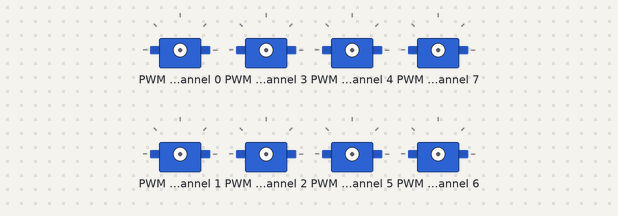
Simulated run of this program. Board: Raspberry Pi (BCM pin numbers). Parts: 8 × servo. Files the program writes start out absent; servo angles are drawn from the pulse width (0.5 ms = 0°, 2.5 ms = 180°).

Above: at 0.05 s.
At 0.85 s:
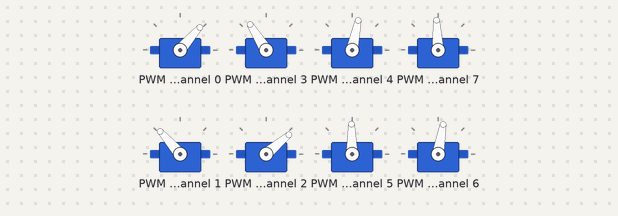
At 1.6 s:
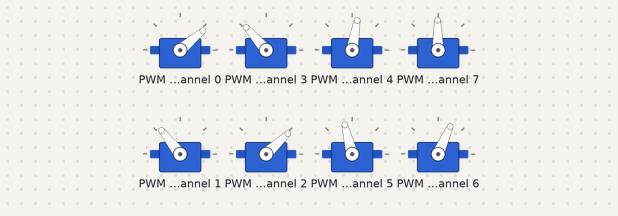
Timing chart, 0 to 3.7 s (numbered marks = the images above):
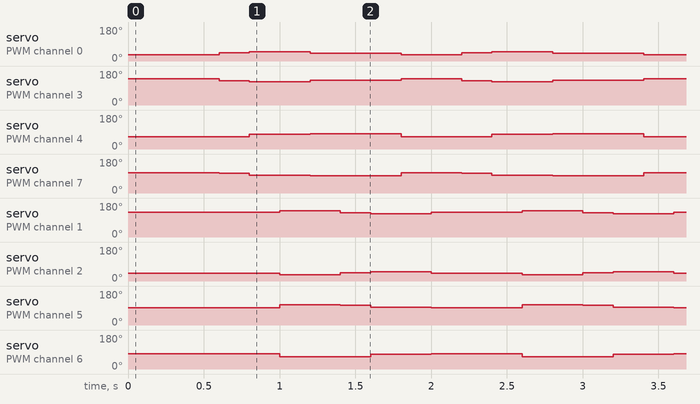

The program:

forward.py
```python
import os
import time
from adafruit_pca9685 import PCA9685
import board

# Initialize the PCA9685 controller
i2c_bus = board.I2C()
pca = PCA9685(i2c_bus)
pca.frequency = 50  # Set PWM frequency to 50 Hz

# Define min and max pulse lengths for SG90 servo (in microseconds)
SERVO_MIN = 500
SERVO_MAX = 2400

# Function to set servo angle
def set_servo_angle(channel, angle):
    pulse1 = SERVO_MIN + (angle / 180) * (SERVO_MAX - SERVO_MIN)
    pulse2 = SERVO_MIN + ((180-angle) / 180) * (SERVO_MAX - SERVO_MIN)
    pca.channels[channel].duty_cycle = int(pulse1 * 65536 / 20000)  # Convert pulse width to PCA9685 duty cycle
    pca.channels[channel+3].duty_cycle = int(pulse2 * 65536 / 20000)

def set_servo_angle1(channel, angle):
    pulse1 = SERVO_MIN + (angle / 180) * (SERVO_MAX - SERVO_MIN)
    pulse2 = SERVO_MIN + ((180-angle) / 180) * (SERVO_MAX - SERVO_MIN)
    pca.channels[channel].duty_cycle = int(pulse2 * 65536 / 20000)  # Convert pulse width to PCA9685 duty cycle
    pca.channels[channel+1].duty_cycle = int(pulse1 * 65536 / 20000)

def main():
    s=0.2
    # Write the PID to a file
    with open("forward_pid.txt", "w") as f:
        f.write(str(os.getpid()))

    while True:
        time.sleep(s)
        set_servo_angle(0, 34)
        set_servo_angle(4, 68)
        time.sleep(s)
        set_servo_angle1(1, 42)
        set_servo_angle1(5, 84)
        time.sleep(s)
        set_servo_angle(0, 45)
        set_servo_angle(4, 70)
        time.sleep(s)
        set_servo_angle(0, 52)
        set_servo_angle(4, 82)
        time.sleep(s)
        set_servo_angle1(1, 34)
        set_servo_angle1(5, 68)
        time.sleep(s)
        set_servo_angle(0, 42)
        set_servo_angle(4, 84)
        time.sleep(s)
        set_servo_angle1(1, 45)
        set_servo_angle1(5, 70)
        time.sleep(s)
        set_servo_angle1(1, 52)
        set_servo_angle1(5, 82)

if __name__ == "__main__":
    main()
```

Measured:
- by itself, servo on PWM channel 0: repeats every 1.6 s: 49° 0.40 s, 40° 0.60 s, 32° 0.40 s, 43° 0.20 s
- by itself, servo on PWM channel 3: repeats every 1.6 s: 122° 0.40 s, 131° 0.60 s, 139° 0.40 s, 128° 0.20 s
- by itself, servo on PWM channel 4: repeats every 1.6 s: 78° 0.40 s, 80° 0.60 s, 65° 0.40 s, 66° 0.20 s
- by itself, servo on PWM channel 7: repeats every 1.6 s: 93° 0.40 s, 91° 0.60 s, 106° 0.40 s, 104° 0.20 s
- by itself, servo on PWM channel 1: repeats every 1.6 s: 128° 0.20 s, 122° 0.40 s, 131° 0.60 s, 139° 0.40 s
- by itself, servo on PWM channel 2: repeats every 1.6 s: 43° 0.20 s, 49° 0.40 s, 40° 0.60 s, 32° 0.40 s
- by itself, servo on PWM channel 5: repeats every 1.6 s: 104° 0.20 s, 93° 0.40 s, 91° 0.60 s, 106° 0.40 s
- by itself, servo on PWM channel 6: repeats every 1.6 s: 66° 0.20 s, 78° 0.40 s, 80° 0.60 s, 65° 0.40 s
